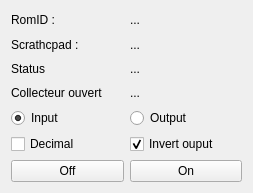
<?xml version="1.0" encoding="UTF-8"?>
<ui version="4.0">
 <class>ds2413ui</class>
 <widget class="QWidget" name="ds2413ui">
  <property name="geometry">
   <rect>
    <x>0</x>
    <y>0</y>
    <width>253</width>
    <height>193</height>
   </rect>
  </property>
  <property name="windowTitle">
   <string>Add Icons</string>
  </property>
  <layout class="QGridLayout" name="gridLayout">
   <item row="0" column="0">
    <widget class="QLabel" name="labelRomID">
     <property name="text">
      <string>RomID : </string>
     </property>
    </widget>
   </item>
   <item row="0" column="1">
    <widget class="QLabel" name="RomID">
     <property name="text">
      <string>...</string>
     </property>
    </widget>
   </item>
   <item row="1" column="0">
    <widget class="QLabel" name="label_scratchpad_2">
     <property name="text">
      <string>Scrathcpad : </string>
     </property>
    </widget>
   </item>
   <item row="1" column="1">
    <widget class="QLabel" name="scratchpad">
     <property name="text">
      <string>...</string>
     </property>
    </widget>
   </item>
   <item row="2" column="0">
    <widget class="QLabel" name="label_scratchpad_3">
     <property name="text">
      <string>Status</string>
     </property>
    </widget>
   </item>
   <item row="2" column="1">
    <widget class="QLabel" name="Status">
     <property name="text">
      <string>...</string>
     </property>
    </widget>
   </item>
   <item row="3" column="0">
    <widget class="QLabel" name="label_scratchpad_5">
     <property name="text">
      <string>Collecteur ouvert</string>
     </property>
    </widget>
   </item>
   <item row="3" column="1">
    <widget class="QLabel" name="Collecteur">
     <property name="text">
      <string>...</string>
     </property>
    </widget>
   </item>
   <item row="4" column="0">
    <widget class="QRadioButton" name="radioButtonInput">
     <property name="text">
      <string>Input</string>
     </property>
     <property name="checked">
      <bool>true</bool>
     </property>
    </widget>
   </item>
   <item row="4" column="1">
    <widget class="QRadioButton" name="radioButtonOutput">
     <property name="text">
      <string>Output</string>
     </property>
    </widget>
   </item>
   <item row="5" column="0">
    <widget class="QCheckBox" name="operateDecimal">
     <property name="text">
      <string>Decimal</string>
     </property>
    </widget>
   </item>
   <item row="6" column="0">
    <widget class="QPushButton" name="Off">
     <property name="text">
      <string>Off</string>
     </property>
    </widget>
   </item>
   <item row="6" column="1">
    <widget class="QPushButton" name="On">
     <property name="text">
      <string>On</string>
     </property>
    </widget>
   </item>
   <item row="5" column="1">
    <widget class="QCheckBox" name="InvertOut">
     <property name="text">
      <string>Invert ouput</string>
     </property>
     <property name="checked">
      <bool>true</bool>
     </property>
    </widget>
   </item>
  </layout>
 </widget>
 <resources/>
 <connections/>
</ui>
